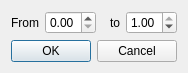
<?xml version="1.0" encoding="UTF-8"?>
<ui version="4.0">
 <class>RangeInputDialog</class>
 <widget class="QDialog" name="RangeInputDialog">
  <property name="geometry">
   <rect>
    <x>0</x>
    <y>0</y>
    <width>176</width>
    <height>57</height>
   </rect>
  </property>
  <property name="sizePolicy">
   <sizepolicy hsizetype="Minimum" vsizetype="Minimum">
    <horstretch>0</horstretch>
    <verstretch>0</verstretch>
   </sizepolicy>
  </property>
  <property name="windowTitle">
   <string>Select brightness range</string>
  </property>
  <property name="windowIcon">
   <iconset resource="phototonic.qrc">
    <normaloff>:/images/phototonic.png</normaloff>:/images/phototonic.png</iconset>
  </property>
  <layout class="QVBoxLayout" name="verticalLayout">
   <item>
    <layout class="QHBoxLayout" name="horizontalLayout">
     <item>
      <widget class="QLabel" name="label">
       <property name="text">
        <string>From</string>
       </property>
       <property name="alignment">
        <set>Qt::AlignRight|Qt::AlignTrailing|Qt::AlignVCenter</set>
       </property>
      </widget>
     </item>
     <item>
      <widget class="QDoubleSpinBox" name="lowerSpinBox">
       <property name="maximum">
        <double>1.000000000000000</double>
       </property>
      </widget>
     </item>
     <item>
      <widget class="QLabel" name="label_2">
       <property name="text">
        <string>to</string>
       </property>
       <property name="alignment">
        <set>Qt::AlignRight|Qt::AlignTrailing|Qt::AlignVCenter</set>
       </property>
      </widget>
     </item>
     <item>
      <widget class="QDoubleSpinBox" name="upperSpinBox">
       <property name="enabled">
        <bool>true</bool>
       </property>
       <property name="maximum">
        <double>1.000000000000000</double>
       </property>
       <property name="value">
        <double>1.000000000000000</double>
       </property>
      </widget>
     </item>
    </layout>
   </item>
   <item>
    <widget class="QDialogButtonBox" name="buttonBox">
     <property name="orientation">
      <enum>Qt::Horizontal</enum>
     </property>
     <property name="standardButtons">
      <set>QDialogButtonBox::Cancel|QDialogButtonBox::Ok</set>
     </property>
    </widget>
   </item>
  </layout>
 </widget>
 <resources>
  <include location="phototonic.qrc"/>
 </resources>
 <connections>
  <connection>
   <sender>buttonBox</sender>
   <signal>accepted()</signal>
   <receiver>RangeInputDialog</receiver>
   <slot>accept()</slot>
   <hints>
    <hint type="sourcelabel">
     <x>248</x>
     <y>254</y>
    </hint>
    <hint type="destinationlabel">
     <x>157</x>
     <y>274</y>
    </hint>
   </hints>
  </connection>
  <connection>
   <sender>buttonBox</sender>
   <signal>rejected()</signal>
   <receiver>RangeInputDialog</receiver>
   <slot>reject()</slot>
   <hints>
    <hint type="sourcelabel">
     <x>316</x>
     <y>260</y>
    </hint>
    <hint type="destinationlabel">
     <x>286</x>
     <y>274</y>
    </hint>
   </hints>
  </connection>
 </connections>
</ui>
